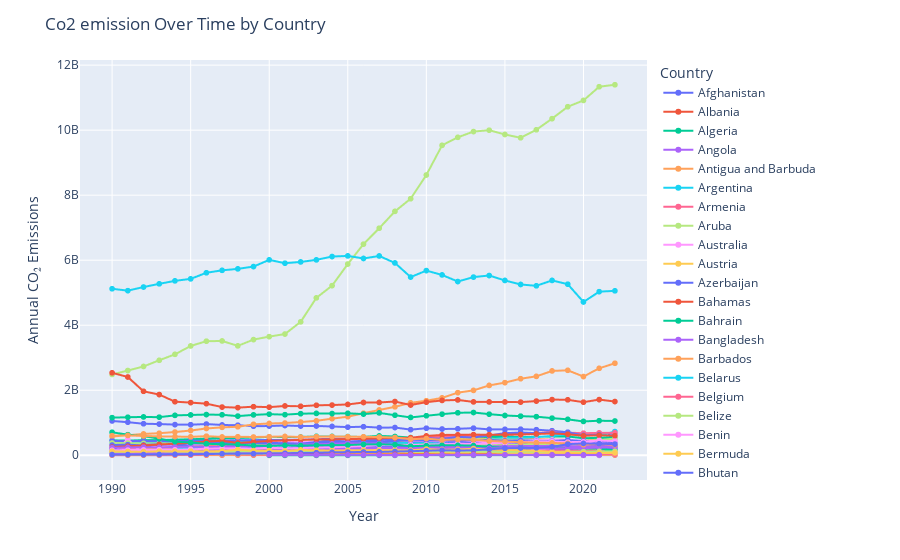

Notebook cell for this chart:
### Code cell
import plotly.express as px

# Create an interactive line plot
fig = px.line(df, x='Year', y='Annual CO₂ emissions_y', color='Country', markers=True)

# Update layout for better visualization
fig.update_layout(
    title='Co2 emission Over Time by Country',
    xaxis_title='Year',
    yaxis_title='Annual CO₂ Emissions',
    legend_title='Country'
)

# Show plot
fig.show()
